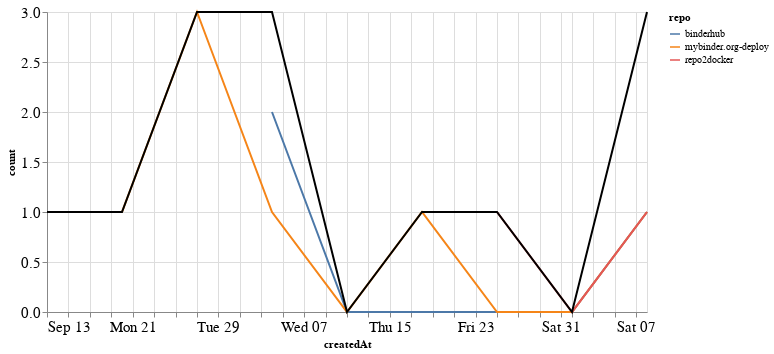

Notebook cell for this chart:
### Markdown cell above
## PRs

### Code cell
prs_time = prs.groupby('repo').resample('W', on='createdAt').count()['author'].reset_index()
prs_time = prs_time.rename(columns={'author': 'count'})
prs_time_total = prs_time.groupby('createdAt').agg({"count": "sum"}).reset_index()

ch1 = alt.Chart(prs_time, width=600).mark_line().encode(
    x='createdAt',
    y='count',
    color='repo',
    tooltip="repo"
)

ch2 = alt.Chart(prs_time_total, width=600).mark_line(color="black").encode(
    x='createdAt',
    y='count',
)

ch1 + ch2

### Figure 1 — Vega-Lite specification as saved in the notebook (floating-point values rounded to 4 significant figures)
{"config": {"axisLeft": {"labelFontSize": 15}, "axisBottom": {"labelFontSize": 15}}, "layer": [{"data": {"name": "data-a2d95fdb847513b3211940ed266ec0da"}, "mark": "line", "encoding": {"color": {"type": "nominal", "field": "repo"}, "tooltip": {"type": "nominal", "field": "repo"}, "x": {"type": "temporal", "field": "createdAt"}, "y": {"type": "quantitative", "field": "count"}}, "width": 600}, {"data": {"name": "data-6837323076a38e047c1ba59553362a0c"}, "mark": {"type": "line", "color": "black"}, "encoding": {"x": {"type": "temporal", "field": "createdAt"}, "y": {"type": "quantitative", "field": "count"}}, "width": 600}], "$schema": "https://vega.github.io/schema/vega-lite/v4.8.1.json", "datasets": {"data-a2d95fdb847513b3211940ed266ec0da": [{"repo": "binderhub", "createdAt": "2020-10-04T00:00:00", "count": 2}, {"repo": "binderhub", "createdAt": "2020-10-11T00:00:00", "count": 0}, {"repo": "binderhub", "createdAt": "2020-10-18T00:00:00", "count": 0}, {"repo": "binderhub", "createdAt": "2020-10-25T00:00:00", "count": 0}, {"repo": "binderhub", "createdAt": "2020-11-01T00:00:00", "count": 0}, {"repo": "binderhub", "createdAt": "2020-11-08T00:00:00", "count": 1}, {"repo": "mybinder.org-deploy", "createdAt": "2020-09-13T00:00:00", "count": 1}, {"repo": "mybinder.org-deploy", "createdAt": "2020-09-20T00:00:00", "count": 1}, {"repo": "mybinder.org-deploy", "createdAt": "2020-09-27T00:00:00", "count": 3}, {"repo": "mybinder.org-deploy", "createdAt": "2020-10-04T00:00:00", "count": 1}, {"repo": "mybinder.org-deploy", "createdAt": "2020-10-11T00:00:00", "count": 0}, {"repo": "mybinder.org-deploy", "createdAt": "2020-10-18T00:00:00", "count": 1}, {"repo": "mybinder.org-deploy", "createdAt": "2020-10-25T00:00:00", "count": 0}, {"repo": "mybinder.org-deploy", "createdAt": "2020-11-01T00:00:00", "count": 0}, {"repo": "mybinder.org-deploy", "createdAt": "2020-11-08T00:00:00", "count": 1}, {"repo": "repo2docker", "createdAt": "2020-10-25T00:00:00", "count": 1}, {"repo": "repo2docker", "createdAt": "2020-11-01T00:00:00", "count": 0}, {"repo": "repo2docker", "createdAt": "2020-11-08T00:00:00", "count": 1}], "data-6837323076a38e047c1ba59553362a0c": [{"createdAt": "2020-09-13T00:00:00", "count": 1}, {"createdAt": "2020-09-20T00:00:00", "count": 1}, {"createdAt": "2020-09-27T00:00:00", "count": 3}, {"createdAt": "2020-10-04T00:00:00", "count": 3}, {"createdAt": "2020-10-11T00:00:00", "count": 0}, {"createdAt": "2020-10-18T00:00:00", "count": 1}, {"createdAt": "2020-10-25T00:00:00", "count": 1}, {"createdAt": "2020-11-01T00:00:00", "count": 0}, {"createdAt": "2020-11-08T00:00:00", "count": 3}]}}
